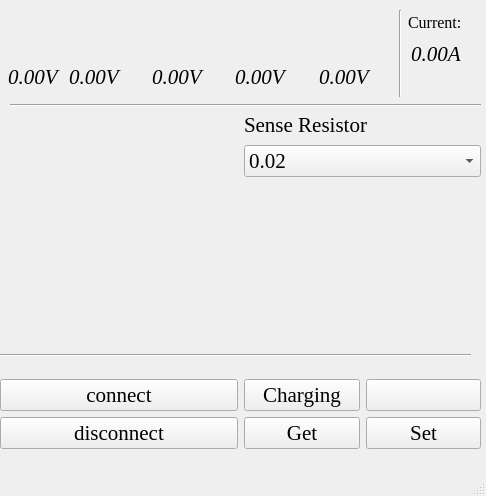
<?xml version="1.0" encoding="UTF-8"?>
<ui version="4.0">
 <class>BMS</class>
 <widget class="QMainWindow" name="BMS">
  <property name="enabled">
   <bool>true</bool>
  </property>
  <property name="geometry">
   <rect>
    <x>0</x>
    <y>0</y>
    <width>486</width>
    <height>496</height>
   </rect>
  </property>
  <property name="sizePolicy">
   <sizepolicy hsizetype="Minimum" vsizetype="Minimum">
    <horstretch>0</horstretch>
    <verstretch>0</verstretch>
   </sizepolicy>
  </property>
  <property name="sizeIncrement">
   <size>
    <width>0</width>
    <height>0</height>
   </size>
  </property>
  <property name="baseSize">
   <size>
    <width>800</width>
    <height>600</height>
   </size>
  </property>
  <property name="font">
   <font>
    <family>Times New Roman</family>
    <pointsize>16</pointsize>
   </font>
  </property>
  <property name="windowTitle">
   <string>BMS</string>
  </property>
  <widget class="QWidget" name="centralwidget">
   <widget class="QWidget" name="horizontalLayoutWidget">
    <property name="geometry">
     <rect>
      <x>0</x>
      <y>0</y>
      <width>490</width>
      <height>99</height>
     </rect>
    </property>
    <layout class="QHBoxLayout" name="horizontalLayout">
     <property name="sizeConstraint">
      <enum>QLayout::SetDefaultConstraint</enum>
     </property>
     <property name="leftMargin">
      <number>5</number>
     </property>
     <property name="topMargin">
      <number>10</number>
     </property>
     <property name="rightMargin">
      <number>5</number>
     </property>
     <property name="bottomMargin">
      <number>2</number>
     </property>
     <item>
      <layout class="QVBoxLayout" name="verticalLayout_2">
       <property name="sizeConstraint">
        <enum>QLayout::SetFixedSize</enum>
       </property>
       <item>
        <widget class="QLabel" name="label">
         <property name="sizePolicy">
          <sizepolicy hsizetype="Preferred" vsizetype="Preferred">
           <horstretch>0</horstretch>
           <verstretch>0</verstretch>
          </sizepolicy>
         </property>
         <property name="text">
          <string/>
         </property>
         <property name="pixmap">
          <pixmap>resources/battery.jpg</pixmap>
         </property>
         <property name="alignment">
          <set>Qt::AlignCenter</set>
         </property>
         <property name="margin">
          <number>3</number>
         </property>
         <property name="indent">
          <number>3</number>
         </property>
         <property name="textInteractionFlags">
          <set>Qt::NoTextInteraction</set>
         </property>
        </widget>
       </item>
       <item>
        <widget class="QLabel" name="c1_2">
         <property name="enabled">
          <bool>true</bool>
         </property>
         <property name="sizePolicy">
          <sizepolicy hsizetype="Fixed" vsizetype="Preferred">
           <horstretch>0</horstretch>
           <verstretch>0</verstretch>
          </sizepolicy>
         </property>
         <property name="sizeIncrement">
          <size>
           <width>0</width>
           <height>0</height>
          </size>
         </property>
         <property name="font">
          <font>
           <family>Times New Roman</family>
           <pointsize>16</pointsize>
           <weight>50</weight>
           <italic>true</italic>
           <bold>false</bold>
          </font>
         </property>
         <property name="text">
          <string>0.00V</string>
         </property>
         <property name="textFormat">
          <enum>Qt::PlainText</enum>
         </property>
         <property name="scaledContents">
          <bool>false</bool>
         </property>
         <property name="alignment">
          <set>Qt::AlignLeading|Qt::AlignLeft|Qt::AlignVCenter</set>
         </property>
         <property name="margin">
          <number>3</number>
         </property>
         <property name="indent">
          <number>3</number>
         </property>
         <property name="textInteractionFlags">
          <set>Qt::NoTextInteraction</set>
         </property>
        </widget>
       </item>
      </layout>
     </item>
     <item>
      <layout class="QVBoxLayout" name="verticalLayout_3">
       <property name="sizeConstraint">
        <enum>QLayout::SetFixedSize</enum>
       </property>
       <item>
        <widget class="QLabel" name="label_2">
         <property name="sizePolicy">
          <sizepolicy hsizetype="Preferred" vsizetype="Preferred">
           <horstretch>0</horstretch>
           <verstretch>0</verstretch>
          </sizepolicy>
         </property>
         <property name="text">
          <string/>
         </property>
         <property name="pixmap">
          <pixmap>resources/battery.jpg</pixmap>
         </property>
         <property name="alignment">
          <set>Qt::AlignCenter</set>
         </property>
         <property name="margin">
          <number>3</number>
         </property>
         <property name="indent">
          <number>3</number>
         </property>
         <property name="textInteractionFlags">
          <set>Qt::NoTextInteraction</set>
         </property>
        </widget>
       </item>
       <item>
        <widget class="QLabel" name="c1_3">
         <property name="font">
          <font>
           <family>Times New Roman</family>
           <pointsize>16</pointsize>
           <weight>50</weight>
           <italic>true</italic>
           <bold>false</bold>
          </font>
         </property>
         <property name="text">
          <string>0.00V</string>
         </property>
         <property name="margin">
          <number>3</number>
         </property>
         <property name="indent">
          <number>3</number>
         </property>
         <property name="textInteractionFlags">
          <set>Qt::NoTextInteraction</set>
         </property>
        </widget>
       </item>
      </layout>
     </item>
     <item>
      <layout class="QVBoxLayout" name="verticalLayout_4">
       <property name="sizeConstraint">
        <enum>QLayout::SetFixedSize</enum>
       </property>
       <item>
        <widget class="QLabel" name="label_3">
         <property name="sizePolicy">
          <sizepolicy hsizetype="Preferred" vsizetype="Preferred">
           <horstretch>0</horstretch>
           <verstretch>0</verstretch>
          </sizepolicy>
         </property>
         <property name="text">
          <string/>
         </property>
         <property name="pixmap">
          <pixmap>resources/battery.jpg</pixmap>
         </property>
         <property name="alignment">
          <set>Qt::AlignCenter</set>
         </property>
         <property name="margin">
          <number>3</number>
         </property>
         <property name="indent">
          <number>3</number>
         </property>
         <property name="textInteractionFlags">
          <set>Qt::NoTextInteraction</set>
         </property>
        </widget>
       </item>
       <item>
        <widget class="QLabel" name="c1_4">
         <property name="font">
          <font>
           <family>Times New Roman</family>
           <pointsize>16</pointsize>
           <weight>50</weight>
           <italic>true</italic>
           <bold>false</bold>
          </font>
         </property>
         <property name="text">
          <string>0.00V</string>
         </property>
         <property name="margin">
          <number>3</number>
         </property>
         <property name="indent">
          <number>3</number>
         </property>
         <property name="textInteractionFlags">
          <set>Qt::NoTextInteraction</set>
         </property>
        </widget>
       </item>
      </layout>
     </item>
     <item>
      <layout class="QVBoxLayout" name="verticalLayout_5">
       <property name="sizeConstraint">
        <enum>QLayout::SetFixedSize</enum>
       </property>
       <item>
        <widget class="QLabel" name="label_4">
         <property name="sizePolicy">
          <sizepolicy hsizetype="Preferred" vsizetype="Preferred">
           <horstretch>0</horstretch>
           <verstretch>0</verstretch>
          </sizepolicy>
         </property>
         <property name="text">
          <string/>
         </property>
         <property name="pixmap">
          <pixmap>resources/battery.jpg</pixmap>
         </property>
         <property name="alignment">
          <set>Qt::AlignCenter</set>
         </property>
         <property name="margin">
          <number>3</number>
         </property>
         <property name="indent">
          <number>3</number>
         </property>
         <property name="textInteractionFlags">
          <set>Qt::NoTextInteraction</set>
         </property>
        </widget>
       </item>
       <item>
        <widget class="QLabel" name="c1_5">
         <property name="font">
          <font>
           <family>Times New Roman</family>
           <pointsize>16</pointsize>
           <weight>50</weight>
           <italic>true</italic>
           <bold>false</bold>
          </font>
         </property>
         <property name="text">
          <string>0.00V</string>
         </property>
         <property name="margin">
          <number>3</number>
         </property>
         <property name="indent">
          <number>3</number>
         </property>
         <property name="textInteractionFlags">
          <set>Qt::NoTextInteraction</set>
         </property>
        </widget>
       </item>
      </layout>
     </item>
     <item>
      <layout class="QVBoxLayout" name="verticalLayout_6">
       <property name="sizeConstraint">
        <enum>QLayout::SetFixedSize</enum>
       </property>
       <item>
        <widget class="QLabel" name="label_5">
         <property name="sizePolicy">
          <sizepolicy hsizetype="Preferred" vsizetype="Preferred">
           <horstretch>0</horstretch>
           <verstretch>0</verstretch>
          </sizepolicy>
         </property>
         <property name="text">
          <string/>
         </property>
         <property name="pixmap">
          <pixmap>resources/battery.jpg</pixmap>
         </property>
         <property name="alignment">
          <set>Qt::AlignCenter</set>
         </property>
         <property name="margin">
          <number>3</number>
         </property>
         <property name="indent">
          <number>3</number>
         </property>
         <property name="textInteractionFlags">
          <set>Qt::NoTextInteraction</set>
         </property>
        </widget>
       </item>
       <item>
        <widget class="QLabel" name="c1_6">
         <property name="font">
          <font>
           <family>Times New Roman</family>
           <pointsize>16</pointsize>
           <weight>50</weight>
           <italic>true</italic>
           <bold>false</bold>
          </font>
         </property>
         <property name="text">
          <string>0.00V</string>
         </property>
         <property name="margin">
          <number>3</number>
         </property>
         <property name="indent">
          <number>3</number>
         </property>
         <property name="textInteractionFlags">
          <set>Qt::NoTextInteraction</set>
         </property>
        </widget>
       </item>
      </layout>
     </item>
     <item>
      <widget class="Line" name="line_3">
       <property name="orientation">
        <enum>Qt::Vertical</enum>
       </property>
      </widget>
     </item>
     <item>
      <layout class="QVBoxLayout" name="verticalLayout_7">
       <item>
        <widget class="QLabel" name="Current_fix">
         <property name="font">
          <font>
           <family>Times New Roman</family>
           <pointsize>12</pointsize>
          </font>
         </property>
         <property name="text">
          <string>Current:</string>
         </property>
         <property name="alignment">
          <set>Qt::AlignLeading|Qt::AlignLeft|Qt::AlignVCenter</set>
         </property>
         <property name="textInteractionFlags">
          <set>Qt::NoTextInteraction</set>
         </property>
        </widget>
       </item>
       <item>
        <widget class="QLabel" name="Label_Current">
         <property name="font">
          <font>
           <family>Times New Roman</family>
           <pointsize>16</pointsize>
           <weight>50</weight>
           <italic>true</italic>
           <bold>false</bold>
          </font>
         </property>
         <property name="text">
          <string>0.00A</string>
         </property>
         <property name="margin">
          <number>3</number>
         </property>
         <property name="indent">
          <number>3</number>
         </property>
         <property name="textInteractionFlags">
          <set>Qt::NoTextInteraction</set>
         </property>
        </widget>
       </item>
       <item>
        <widget class="QLabel" name="Empty_1">
         <property name="text">
          <string/>
         </property>
         <property name="textInteractionFlags">
          <set>Qt::NoTextInteraction</set>
         </property>
        </widget>
       </item>
      </layout>
     </item>
    </layout>
   </widget>
   <widget class="Line" name="line">
    <property name="geometry">
     <rect>
      <x>10</x>
      <y>90</y>
      <width>471</width>
      <height>31</height>
     </rect>
    </property>
    <property name="orientation">
     <enum>Qt::Horizontal</enum>
    </property>
   </widget>
   <widget class="QWidget" name="gridLayoutWidget">
    <property name="geometry">
     <rect>
      <x>0</x>
      <y>360</y>
      <width>481</width>
      <height>108</height>
     </rect>
    </property>
    <layout class="QGridLayout" name="gridLayout">
     <item row="0" column="0">
      <layout class="QVBoxLayout" name="verticalLayout">
       <item>
        <widget class="QPushButton" name="Connect">
         <property name="text">
          <string>connect</string>
         </property>
        </widget>
       </item>
       <item>
        <widget class="QPushButton" name="Disconnect">
         <property name="text">
          <string>disconnect</string>
         </property>
        </widget>
       </item>
      </layout>
     </item>
     <item row="0" column="1">
      <layout class="QVBoxLayout" name="verticalLayout_9">
       <item>
        <layout class="QHBoxLayout" name="horizontalLayout_4">
         <item>
          <widget class="QPushButton" name="charge">
           <property name="text">
            <string>Charging</string>
           </property>
          </widget>
         </item>
         <item>
          <widget class="QPushButton" name="empty">
           <property name="text">
            <string/>
           </property>
          </widget>
         </item>
        </layout>
       </item>
       <item>
        <layout class="QHBoxLayout" name="horizontalLayout_2">
         <item>
          <widget class="QPushButton" name="Get_2">
           <property name="text">
            <string>Get</string>
           </property>
          </widget>
         </item>
         <item>
          <widget class="QPushButton" name="Get">
           <property name="text">
            <string>Set</string>
           </property>
          </widget>
         </item>
        </layout>
       </item>
      </layout>
     </item>
    </layout>
   </widget>
   <widget class="QWidget" name="horizontalLayoutWidget_3">
    <property name="geometry">
     <rect>
      <x>0</x>
      <y>110</y>
      <width>481</width>
      <height>241</height>
     </rect>
    </property>
    <layout class="QHBoxLayout" name="horizontalLayout_3">
     <item>
      <widget class="QLabel" name="Status_label">
       <property name="text">
        <string/>
       </property>
       <property name="alignment">
        <set>Qt::AlignLeading|Qt::AlignLeft|Qt::AlignTop</set>
       </property>
       <property name="textInteractionFlags">
        <set>Qt::NoTextInteraction</set>
       </property>
      </widget>
     </item>
     <item>
      <layout class="QVBoxLayout" name="verticalLayout_8">
       <item>
        <widget class="QLabel" name="label_Resistance">
         <property name="enabled">
          <bool>true</bool>
         </property>
         <property name="text">
          <string>Sense Resistor</string>
         </property>
        </widget>
       </item>
       <item>
        <widget class="QComboBox" name="comboBox_Resistance">
         <property name="currentIndex">
          <number>0</number>
         </property>
         <item>
          <property name="text">
           <string>0.02</string>
          </property>
         </item>
         <item>
          <property name="text">
           <string>0.01</string>
          </property>
         </item>
         <item>
          <property name="text">
           <string>0.005</string>
          </property>
         </item>
         <item>
          <property name="text">
           <string>0.0025</string>
          </property>
         </item>
         <item>
          <property name="text">
           <string>0.001</string>
          </property>
         </item>
        </widget>
       </item>
       <item>
        <widget class="QLabel" name="label_11">
         <property name="text">
          <string/>
         </property>
        </widget>
       </item>
       <item>
        <widget class="QLabel" name="label_10">
         <property name="text">
          <string/>
         </property>
        </widget>
       </item>
       <item>
        <widget class="QLabel" name="label_9">
         <property name="text">
          <string/>
         </property>
        </widget>
       </item>
       <item>
        <widget class="QLabel" name="label_8">
         <property name="text">
          <string/>
         </property>
        </widget>
       </item>
       <item>
        <widget class="QLabel" name="label_7">
         <property name="text">
          <string/>
         </property>
        </widget>
       </item>
      </layout>
     </item>
    </layout>
   </widget>
   <widget class="Line" name="line_2">
    <property name="geometry">
     <rect>
      <x>0</x>
      <y>340</y>
      <width>471</width>
      <height>31</height>
     </rect>
    </property>
    <property name="orientation">
     <enum>Qt::Horizontal</enum>
    </property>
   </widget>
  </widget>
  <widget class="QStatusBar" name="statusbar"/>
 </widget>
 <resources/>
 <connections/>
</ui>
